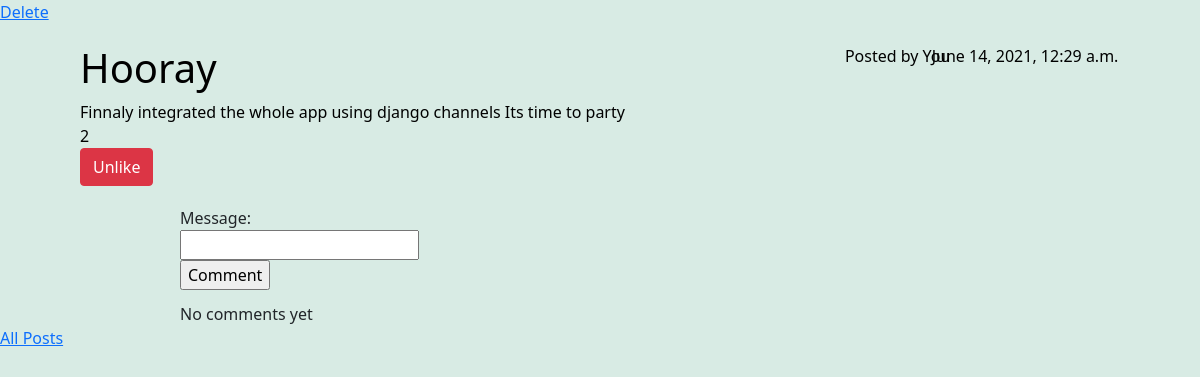
Page /20 (signed in) on the committed database.
### post/models.py (models this page shows, shortened)
class Post(models.Model):
    title = models.CharField(max_length = 100)
    content = models.TextField()
    date_posted = models.DateTimeField(default = timezone.now)
    author = models.ForeignKey(User, on_delete = models.CASCADE, related_name="posts")
    liked_users = models.ManyToManyField(User, related_name="liked_posts")

### post/views.py (the view)
# urls.py: path("<int:post_id>", views.view_post, name="view_post"),
@login_required(login_url="users:login")
def view_post(request, post_id):
    post = get_object_or_404(Post, pk=post_id)
    comments = post.comments.all().order_by("-commented_on")
    liked_users = post.liked_users.all()
    if request.method == 'POST':
        form = CommentForm(request.POST)
        if form.is_valid():
            x = form.save(commit=False)
            x.user = request.user
            x.post = post
            x.save()
            messages.success(request, "Sucessfully added comment")
            return redirect(reverse("post:view_post", args=(post_id,)))
        messages.error(request, "Error! adding comment")
    else:
        form = CommentForm()
    return render(request, "post/view_post.html", {
        "post" : post,
        "comments" : comments,
        "form" : form ,
        "liked_users" : liked_users,
        "no_liked" : len(liked_users)
    })

### post/forms.py
class CommentForm(ModelForm):
    class Meta:
        model = Comment
        fields = ['message']

### post/templates/post/view_post.html (shortened to what this page needs)
{% extends "post/layout.html" %}
{% block body %}
    {% if request.user == post.author %}
        <a href="{% url 'post:delete_post' post.id %}">Delete</a>
    {% endif %}
    <div class="post-view">
        <h1 class="title"> {{ post.title }} </h1>
        <div class="author"> Posted by
            {% if request.user == post.author %}
                You
            {% else %}
                {{ post.author.first_name}}
            {% endif %}
        </div>
        <div class="date"> {{ post.date_posted }} </div>
        <div class="content"> {{ post.content }} </div>
        <div class="like"> {{ no_liked }}
            <form method="POST" action="{% url 'post:like_post' post.id %}">
                {% if request.user in liked_users %}
                    <button type="submit" class="btn btn-danger"  value="like"> Unlike </button>
                {% else %}
                    <input type="hidden" value="like" name="type">
                    <button type="submit" class="btn btn-success" value="like"> Like </button>
                {% endif %}
            </form>
        </div>
    </div>
    <form add="{% url 'post:view_post' post.id %}" method="POST" class="comment-form">
        {{form}}
        <input type="submit" value="Comment">
    </form>
    <div class="comments">
    {% for comment in comments %}
        <div class="comment">
            <div class="comment-author">
                {% if request.user == comment.user %}
                    You
                {% else %}
                    {{ comment.user.first_name}}
                {% endif %}
            </div>
            <div class="comment-date">{{ comment.commented_on }} </div>
            <div class="message"> {{ comment.message }} </div>
            {% if request.user == comment.user %}
                <a href="{% url 'post:delete_comment' comment_id=comment.id post_id=post.id %}">Delete</a>
            {% endif %}
        </div>
        <hr style="width:50%; margin: auto; color:rgb(37, 32, 32);">
    {% empty %}
        <div class="empty">No comments yet</div>
    {% endfor %}
    </div>
    <a href="{% url 'post:index' %}">All Posts</a>
{% endblock %}

### post/static/post/styles.css (style rules this page uses)
* { margin: 0; box-sizing: border-box; }
body, .empty { background-color: #d8ebe4; }
.title, .date, .author { display: inline-block; }
.author { position: absolute; right: 60px; margin-right: 12%; font-weight: 500; }
.date { position: absolute; right: 0; margin-right: 2%; font-weight: 500; }
.post, .post-view { display: block; color: black; position: relative; -webkit-margin-collapse: collapse; margin-bottom: 10px; padding: 10px 20px 10px; transition: all 0.3s ease-in-out; }
.post-view { margin: 10px 5%; }
label { display: block; }
input { display: block; }
.comments { position: relative; width: 60%; margin-left: 15%; background-color: white; }
.comment-form { margin-left: 15%; margin-bottom: 1%; }

### rows in the picture
Post: title "Hooray", date_posted "June 14, 2021, 12:29 a.m.", content "Finnaly integrated the whole app using django channels Its time to party"

### other values in the picture
{{ no_liked }} "2"
